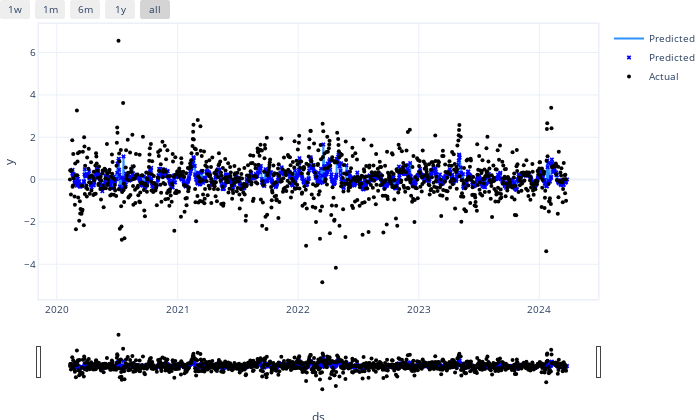

The cell this chart's notebook holds for it:
### Code cell
m.set_plotting_backend("plotly")
m.highlight_nth_step_ahead_of_each_forecast(1)
m.plot(forecast)

### Figure 1 — Plotly figure (JSON) as saved in the notebook; plotly's stock layout.template omitted (floating-point values rounded to 4 significant figures; data arrays with more than 128 entries replaced by an {"elided": "..."} marker saying what was removed)
{"data": [{"line": {"color": "#2d92ff", "width": 2}, "mode": "lines", "name": "Predicted", "type": "scatter", "x": {"elided": "1076 str values"}, "y": {"elided": "1076 float values"}}, {"marker": {"color": "blue", "size": 4, "symbol": "x"}, "mode": "markers", "name": "Predicted", "type": "scatter", "x": {"elided": "1076 str values"}, "y": {"elided": "1076 float values"}}, {"marker": {"color": "black", "size": 4}, "mode": "markers", "name": "Actual", "type": "scatter", "x": {"elided": "1076 str values"}, "y": {"elided": "1076 float values"}}], "layout": {"autosize": true, "font": {"size": 10}, "height": 420, "hovermode": "x unified", "margin": {"b": 0, "l": 0, "pad": 0, "r": 10, "t": 10}, "showlegend": true, "title": {"font": {"size": 12}}, "width": 700, "xaxis": {"linewidth": 1.5, "mirror": true, "rangeselector": {"buttons": [{"count": 7, "label": "1w", "step": "day", "stepmode": "backward"}, {"count": 1, "label": "1m", "step": "month", "stepmode": "backward"}, {"count": 6, "label": "6m", "step": "month", "stepmode": "backward"}, {"count": 1, "label": "1y", "step": "year", "stepmode": "backward"}, {"step": "all"}]}, "rangeslider": {"visible": true}, "showline": true, "title": {"text": "ds"}, "type": "date"}, "yaxis": {"linewidth": 1.5, "mirror": true, "showline": true, "title": {"text": "y"}}}}
